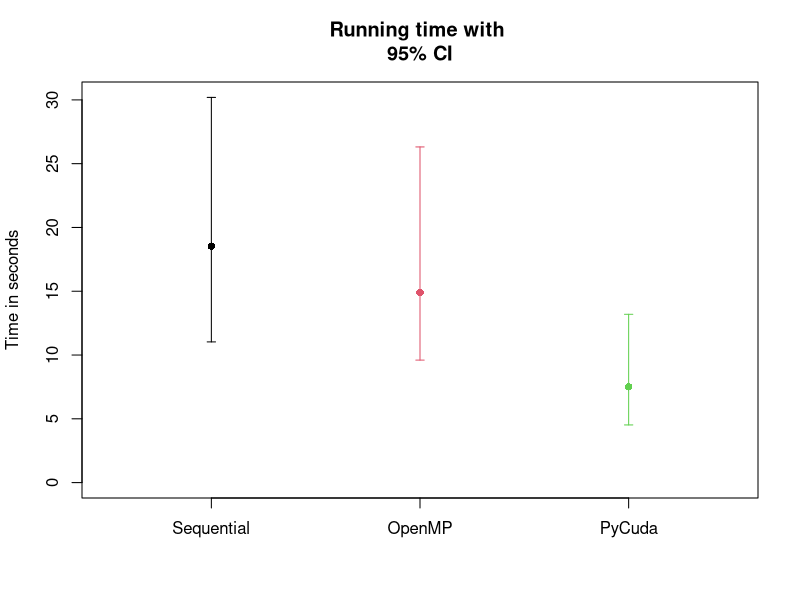

The R source for this figure:
plotTimes = function(seq, openMP, pycuda){
  plot(c(seq[1], openMP[1], pycuda[1]), pch = 16, col = 1:3, ylim = c(0, max(seq, openMP, pycuda)), 
      xaxt = "n", xlab = "", ylab = "Time in seconds", xlim = c(0.5,3.5), main = "Running time with \n95% CI" )
  axis(side = 1, at = 1:3, labels = c("Sequential", "OpenMP", "PyCuda"))
  segments(1,seq[2],1,seq[3])
  segments(2,openMP[2],2,openMP[3], col = 2)
  segments(3,pycuda[2],3,pycuda[3], col = 3)
  segments(1-.02,seq[2:3],1+.02,seq[2:3])
  segments(2-.02,openMP[2:3],2+.02,openMP[2:3], col = 2)
  segments(3-.02,pycuda[2:3],3+.02,pycuda[2:3], col = 3)
}


# Exercise 2 (Adam?)
seq = c(18.5330983472,11.0279892445, 30.1942003429)
openMP = c(14.9100168781, 9.60147128105, 26.312218219)
pycuda = c(7.50733185935, 4.52090799212, 13.1926374018)

png("adam_time.png")
plotTimes(seq, openMP, pycuda)
dev.off()

# Exercise 4 (Hessian-Free)
